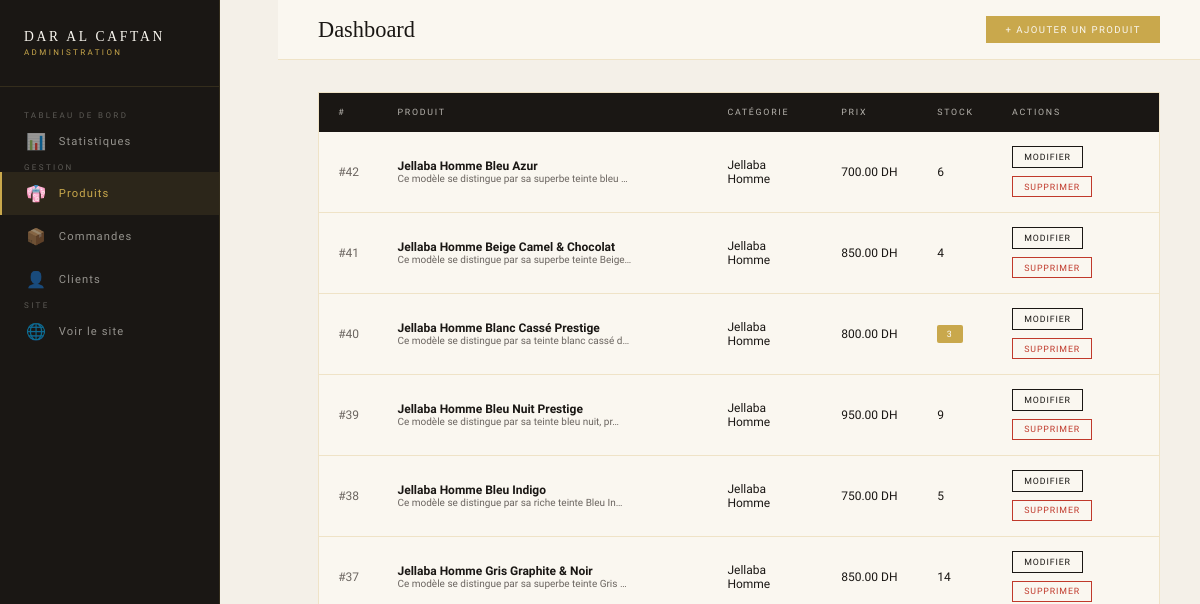
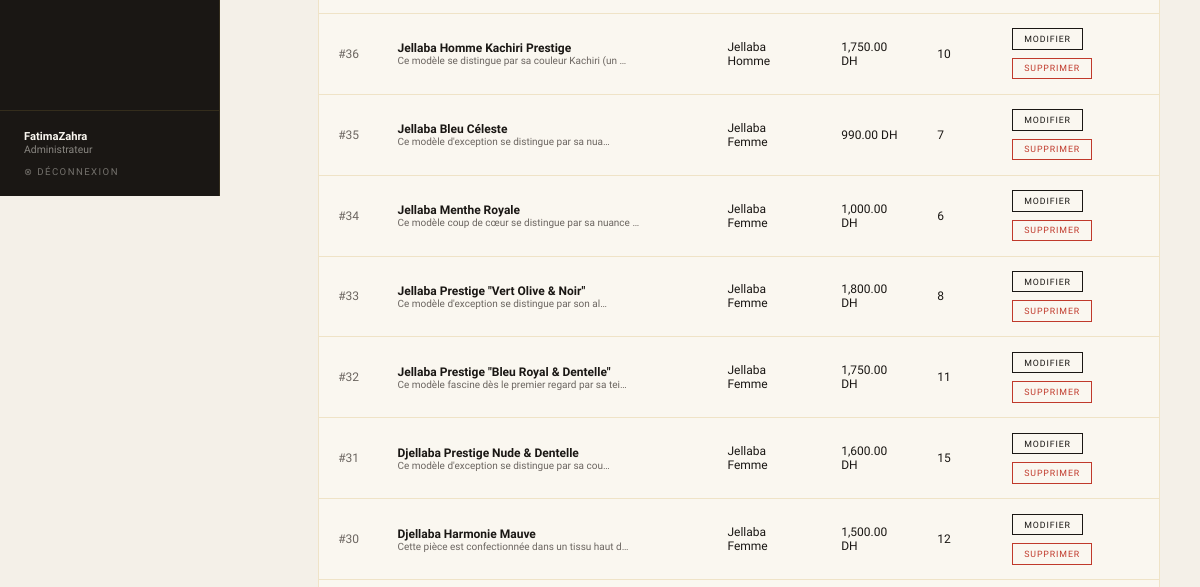
The page /views/admin/dashboard.php?section=produits (signed in, upper part) on the database as committed earlier (2 pictures, top to bottom).
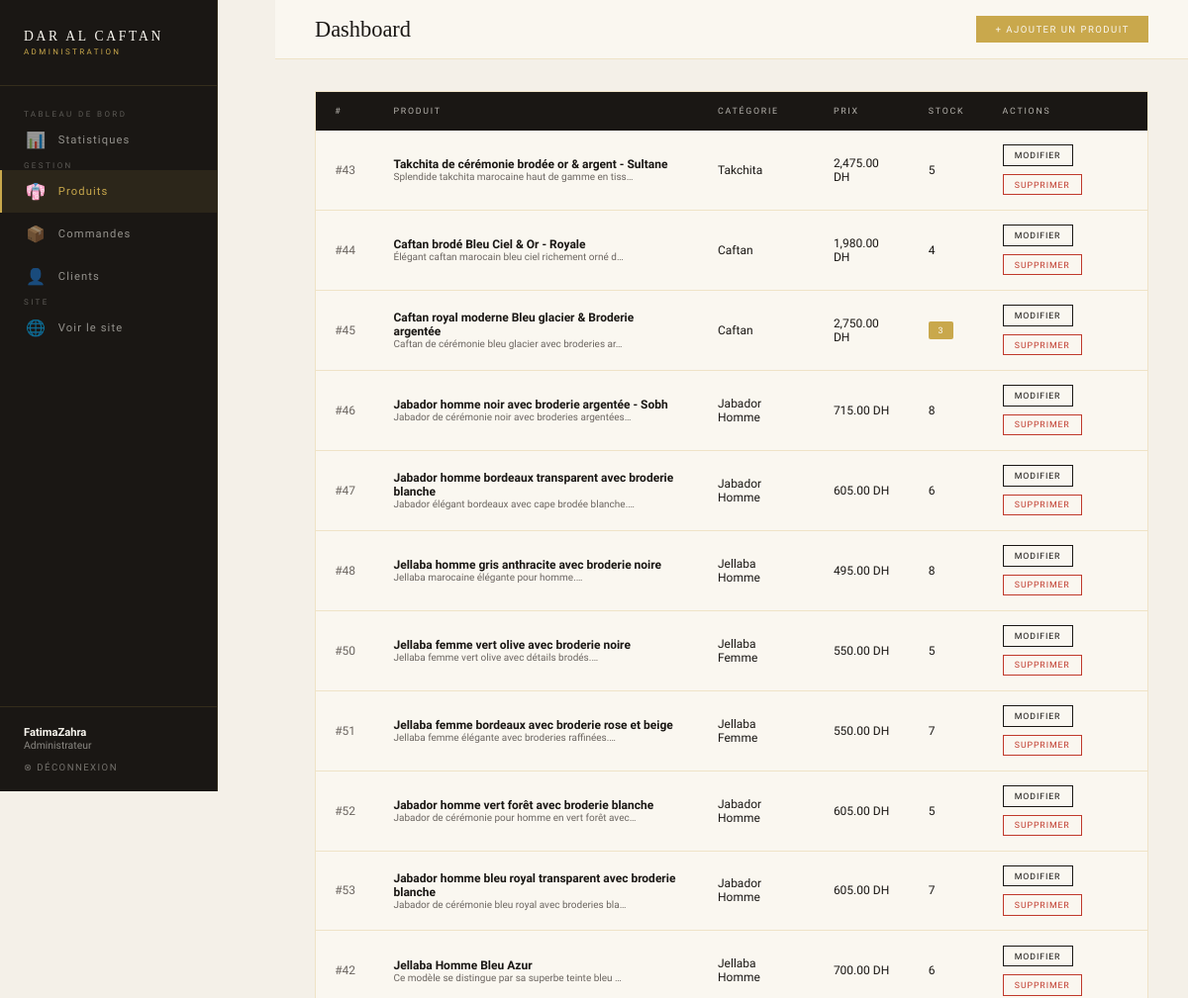
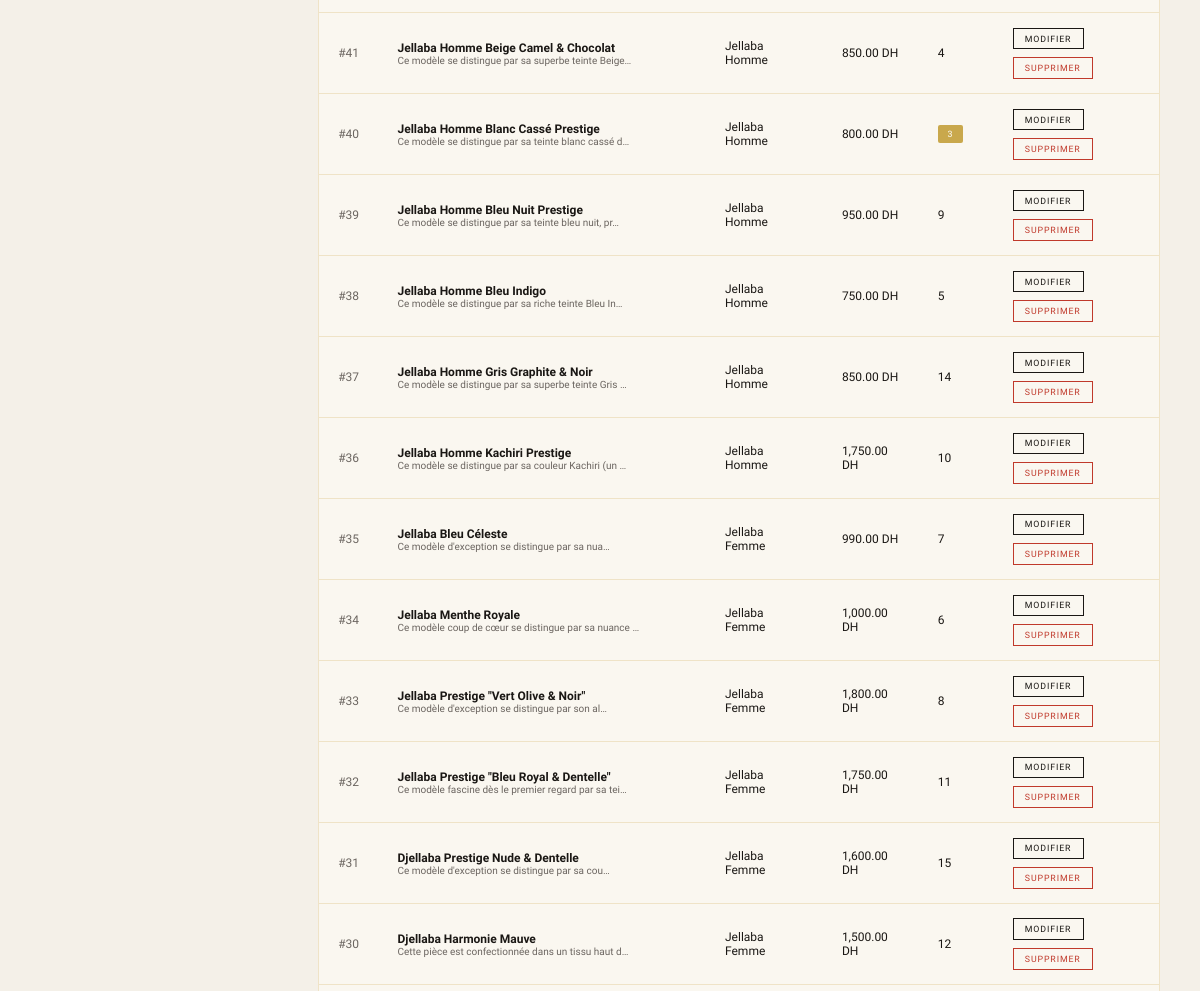
The same page on the database as committed later (2 pictures, top to bottom).
### tables this page shows
CREATE TABLE `products` (
  `id` int(11) NOT NULL,
  `name` varchar(255) DEFAULT NULL,
  `description` text DEFAULT NULL,
  `price` decimal(10,2) DEFAULT NULL,
  `image` varchar(255) DEFAULT NULL,
  `category` varchar(100) DEFAULT NULL,
  `stock` int(11) DEFAULT NULL,
  `created_at` timestamp NOT NULL DEFAULT current_timestamp(),
  `occasion` varchar(100) DEFAULT NULL,
  `region` varchar(100) DEFAULT NULL,
  `taille` varchar(100) DEFAULT NULL,
  `couleur` varchar(100) DEFAULT NULL
);

### config/database.php (called while the page is built)
<?php
function getConnection() {
    $host = "localhost";
    $dbname = "estore";
    $username = "root";
    $password = "";
    try {
        $conn = new PDO(
            "mysql:host=$host;dbname=$dbname;charset=utf8",
            $username,
            $password
        );
        $conn->setAttribute(PDO::ATTR_ERRMODE, PDO::ERRMODE_EXCEPTION);
        return $conn;
    } catch(PDOException $e) {
        die("Erreur de connexion : " . $e->getMessage());
    }
}
?>

### models/Product.php (called while the page is built, shortened)
<?php
require_once __DIR__ . '/../config/database.php';
class Product {
    private $conn;
    public function __construct() {
        $this->conn = getConnection();
    }
    public function getTous($search = '', $category = '', $sort = '') {
        $where  = ["1=1"];
        $params = [];
        switch ($sort) {
            default:           $orderBy = 'created_at DESC'; break;
        }
        $sql  = "SELECT * FROM products WHERE " . implode(" AND ", $where) . " ORDER BY $orderBy";
        $stmt = $this->conn->prepare($sql);
        $stmt->execute($params);
        return $stmt->fetchAll(PDO::FETCH_ASSOC);
    }
}
?>

### views/admin/dashboard.php (the view, shortened to what the changed rows need)
<?php
require_once '../../config/database.php';
require_once '../../models/Product.php';
$section = $_GET['section'] ?? 'stats';
$productModel = new Product();
$userModel    = new User();
$orderModel   = new Order();
$products  = $productModel->getTous();
$stats = [
    'nb_produits'  => $productModel->compter(),
    'nb_clients'   => $userModel->compterClients(),
    'nb_commandes' => $orderModel->compter(),
    'chiffre'      => $orderModel->getChiffreAffaires(),
    'populaires'        => $productModel->getPopulaires(5),
    'nb_visites'        => (new Visite())->compterTotal(),
    'visites_today'     => (new Visite())->compterAujourdhui(),
    'pages_populaires'  => (new Visite())->getPagesPopulaires(),
    'visites_pays'      => (new Visite())->getParPays(),
];
?>
<!DOCTYPE html>
<html lang="fr">
<head>
</head>
<body>
<main class="main">
  <div class="topbar">
    <h1 class="topbar-title">
      <?php
        $titles = [
          'stats'     => 'Tableau de <em>bord</em>',
          'produits'  => 'Gestion des <em>produits</em>',
          'commandes' => 'Suivi des <em>commandes</em>',
          'clients'   => 'Gestion des <em>clients</em>',
        ];
        echo $titles[$section] ?? 'Dashboard';
      ?>
    </h1>
  </div>
  <div class="content">
    <?php if ($section === 'stats'): ?>
      <div class="stats-grid">
        <div class="stat-card">
          <span class="nav-icon stat-icon">👘</span>
          <span class="stat-label">Total produits</span>
          <div class="stat-value"><?= $stats['nb_produits'] ?></div>
        </div>
        <div class="stat-card">
          <span class="nav-icon stat-icon">👤</span>
          <span class="stat-label">Clients inscrits</span>
          <div class="stat-value"><?= $stats['nb_clients'] ?></div>
        </div>
        <div class="stat-card">
          <span class="nav-icon stat-icon">📦</span>
          <span class="stat-label">Commandes totales</span>
          <div class="stat-value"><?= $stats['nb_commandes'] ?></div>
        </div>
        <div class="stat-card">
          <span class="nav-icon stat-icon">💰</span>
          <span class="stat-label">Chiffre d'affaires</span>
          <div class="stat-value">
            <?= number_format($stats['chiffre'], 0) ?>
            <small>DH</small>
          </div>
        </div>
        <div class="stat-card">
          <span class="nav-icon stat-icon">👁️</span>
          <span class="stat-label">Visites totales</span>
          <div class="stat-value"><?= $stats['nb_visites'] ?></div>
        </div>
        <div class="stat-card">
          <span class="nav-icon stat-icon">📅</span>
          <span class="stat-label">Visites aujourd'hui</span>
          <div class="stat-value"><?= $stats['visites_today'] ?></div>
        </div>
      </div>
      <h2 class="section-title">Produits les plus <em>commandés</em></h2>
      <div class="table-wrap" style="padding:1.5rem;">
        <?php if (empty($stats['populaires'])): ?>
          <p style="font-size:0.75rem;color:var(--warm-gray);text-align:center;padding:1rem;">
            Aucune commande enregistrée pour le moment.
          </p>
        <?php else: ?>
          <?php
            $maxVente = max(array_column($stats['populaires'], 'total_vendu'));
            foreach ($stats['populaires'] as $pop):
              $pct = $maxVente > 0 ? ($pop['total_vendu'] / $maxVente) * 100 : 0;
          ?>
          <div class="pop-item">
            <span style="min-width:180px;"><?= htmlspecialchars($pop['name']) ?></span>
            <div class="pop-bar-wrap">
              <div class="pop-bar" style="width:<?= $pct ?>%"></div>
            </div>
            <span style="min-width:80px;text-align:right;color:var(--gold);font-weight:500;">
              <?= $pop['total_vendu'] ?> vendus
            </span>
          </div>
          <?php endforeach; ?>
        <?php endif; ?>
      </div>
      <h2 class="section-title" style="margin-top:2rem;">Pages les plus <em>visitées</em></h2>
      <div class="table-wrap" style="padding:1.5rem; margin-bottom:2rem;">
        <?php if (empty($stats['pages_populaires'])): ?>
          <p style="font-size:0.75rem;color:var(--warm-gray);text-align:center;">
            Aucune visite enregistrée.
          </p>
        <?php else: ?>
          <?php
            $maxPage = max(array_column($stats['pages_populaires'], 'nb'));
            foreach ($stats['pages_populaires'] as $pg):
              $pct = $maxPage > 0 ? ($pg['nb'] / $maxPage) * 100 : 0;
          ?>
          <div class="pop-item">
            <span style="min-width:160px;"><?= htmlspecialchars($pg['page']) ?></span>
            <div class="pop-bar-wrap">
              <div class="pop-bar" style="width:<?= $pct ?>%"></div>
            </div>
            <span style="min-width:80px;text-align:right;color:var(--gold);font-weight:500;">
              <?= $pg['nb'] ?> visites
            </span>
          </div>
          <?php endforeach; ?>
        <?php endif; ?>
      </div>
      <h2 class="section-title">Visiteurs par <em>pays</em></h2>
      <div class="table-wrap" style="padding:1.5rem;">
        <?php if (empty($stats['visites_pays'])): ?>
          <p style="font-size:0.75rem;color:var(--warm-gray);text-align:center;">
            Aucune donnée géographique.
          </p>
        <?php else: ?>
          <?php
            $maxPays = max(array_column($stats['visites_pays'], 'nb'));
            foreach ($stats['visites_pays'] as $pys):
              $pct = $maxPays > 0 ? ($pys['nb'] / $maxPays) * 100 : 0;
          ?>
          <div class="pop-item">
            <span style="min-width:160px;">🌍 <?= htmlspecialchars($pys['pays']) ?></span>
            <div class="pop-bar-wrap">
              <div class="pop-bar" style="width:<?= $pct ?>%; background:#4A90D9;"></div>
            </div>
            <span style="min-width:80px;text-align:right;color:#4A90D9;font-weight:500;">
              <?= $pys['nb'] ?> visiteurs
            </span>
          </div>
          <?php endforeach; ?>
        <?php endif; ?>
      </div>
    <!-- ════════════════════════════════
         SECTION : PRODUITS
    ════════════════════════════════ -->
    <?php elseif ($section === 'produits'): ?>
      <div class="table-wrap">
        <table>
          <thead>
            <tr>
              <th>#</th>
              <th>Produit</th>
              <th>Catégorie</th>
              <th>Prix</th>
              <th>Stock</th>
              <th>Actions</th>
            </tr>
          </thead>
          <tbody>
            <?php if (empty($products)): ?>
              <tr><td colspan="6" style="text-align:center;color:var(--warm-gray);padding:2rem;">
                Aucun produit. Cliquez sur "Ajouter" pour commencer.
              </td></tr>
            <?php else: ?>
              <?php foreach ($products as $p): ?>
              <tr>
                <td style="color:var(--warm-gray);">#<?= $p['id'] ?></td>
                <td>
                  <strong><?= htmlspecialchars($p['name']) ?></strong>
                  <?php if (!empty($p['description'])): ?>
                    <br><small style="color:var(--warm-gray);"><?= mb_substr(htmlspecialchars($p['description']), 0, 50) ?>…</small>
                  <?php endif; ?>
                </td>
                <td><?= htmlspecialchars($p['category']) ?></td>
                <td><?= number_format($p['price'], 2) ?> DH</td>
                <td>
                  <?php if ($p['stock'] <= 0): ?>
                    <span class="badge" style="background:#c0392b;">Rupture</span>
                  <?php elseif ($p['stock'] <= 3): ?>
                    <span class="badge" style="background:#C9A84C;"><?= $p['stock'] ?></span>
                  <?php else: ?>
                    <span><?= $p['stock'] ?></span>
                  <?php endif; ?>
                </td>
                <td>
                  <div class="td-actions">
                    <button class="btn-action btn-edit"
                      onclick="openEdit(<?= htmlspecialchars(json_encode($p)) ?>)">
                      Modifier
                    </button>
                    <a href="../../controllers/ProductController.php?action=supprimer&id=<?= $p['id'] ?>"
                       class="btn-action btn-delete"
                       onclick="return confirm('Supprimer ce produit ?')">
                      Supprimer
                    </a>
                  </div>
                </td>
              </tr>
              <?php endforeach; ?>
            <?php endif; ?>
          </tbody>
        </table>
      </div>
    <?php endif; ?>
  </div>
</main>
</body>
</html>

Rows that differ between the two databases and show on the page:
added products: id "43", name "Takchita de cérémonie brodée or & argent - Sultane", description "Splendide takchita marocaine haut de gamme en tiss", category "Takchita", price "2,475.00", stock "5"
added products: id "44", name "Caftan brodé Bleu Ciel & Or - Royale", description "Élégant caftan marocain bleu ciel richement orné d", category "Caftan", price "1,980.00", stock "4"
added products: id "45", name "Caftan royal moderne Bleu glacier & Broderie argentée", description "Caftan de cérémonie bleu glacier avec broderies ar", category "Caftan", price "2,750.00", stock "3"
added products: id "46", name "Jabador homme noir avec broderie argentée - Sobh", description "Jabador de cérémonie noir avec broderies argentées", category "Jabador Homme", price "715.00", stock "8"
added products: id "47", name "Jabador homme bordeaux transparent avec broderie blanche", description "Jabador élégant bordeaux avec cape brodée blanche.", category "Jabador Homme", price "605.00", stock "6"
added products: id "48", name "Jellaba homme gris anthracite avec broderie noire", description "Jellaba marocaine élégante pour homme.", category "Jellaba Homme", price "495.00", stock "8"
added products: id "50", name "Jellaba femme vert olive avec broderie noire", description "Jellaba femme vert olive avec détails brodés.", category "Jellaba Femme", price "550.00", stock "5"
added products: id "51", name "Jellaba femme bordeaux avec broderie rose et beige", description "Jellaba femme élégante avec broderies raffinées.", category "Jellaba Femme", price "550.00", stock "7"
added products: id "52", name "Jabador homme vert forêt avec broderie blanche", description "Jabador de cérémonie pour homme en vert forêt avec", category "Jabador Homme", price "605.00", stock "5"
added products: id "53", name "Jabador homme bleu royal transparent avec broderie blanche", description "Jabador de cérémonie bleu royal avec broderies bla", category "Jabador Homme", price "605.00", stock "7"
